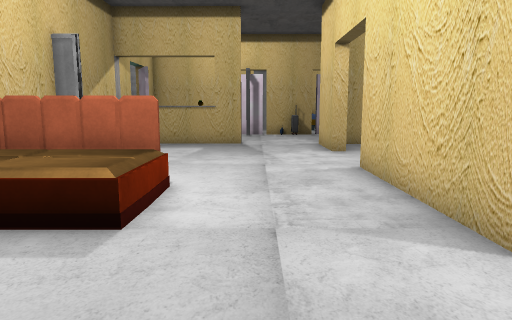
view 1 (above)

17 first-person views from a walk through a Unity game level. The camera is 1.4 m above the floor, tilts 8° down and sees 70° across. The floor is counted in squares, 1 m on a side. Each view is taken from the middle of a square. On the plan, view 1 faces up. The plan holds only what a view shows up to about 16 squares ahead; the rest is blank. The place goes on beyond the plan. The player is left out. Door leaves are left out, so doorways stand open. Some surface patterns are stand-ins.

view 2
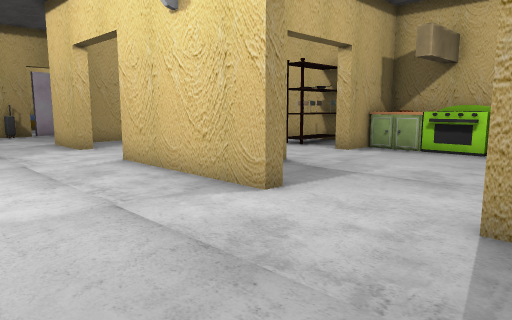

view 3
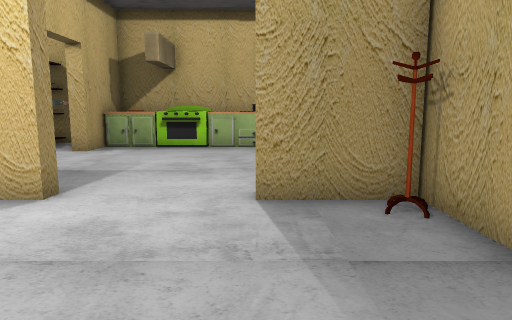

view 4
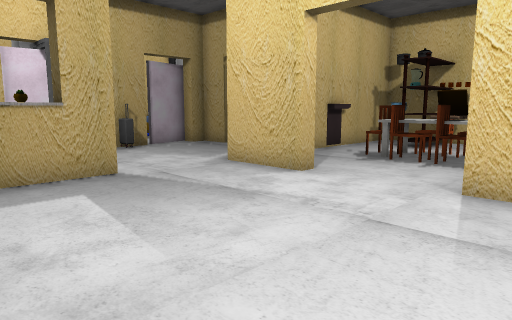

view 5
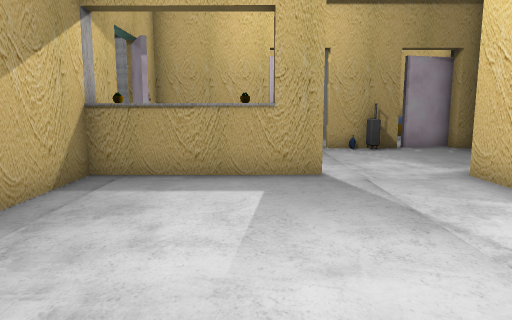

view 6
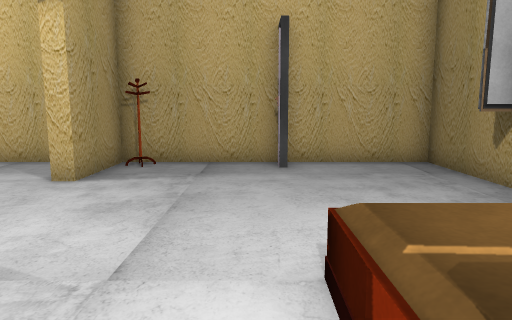

view 7
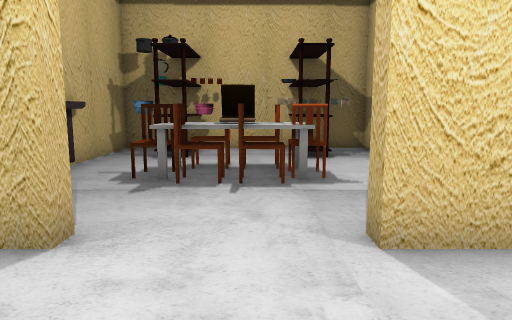

view 8
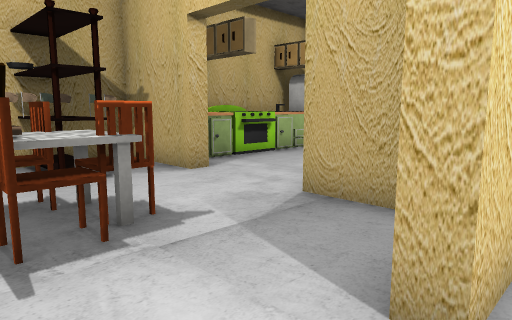

view 9
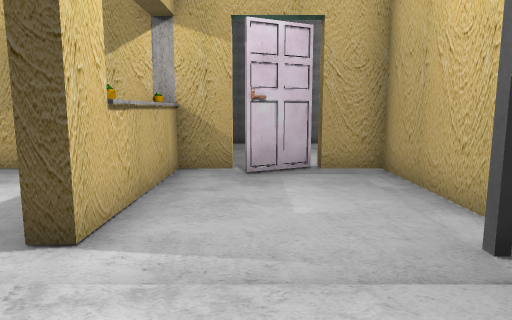

view 10
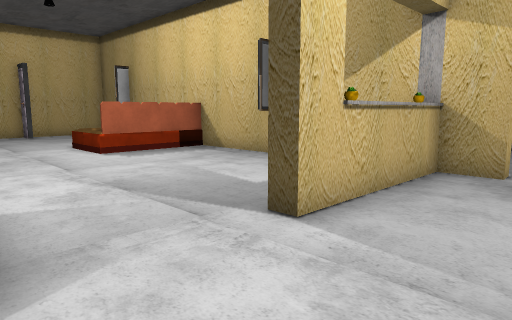

view 11
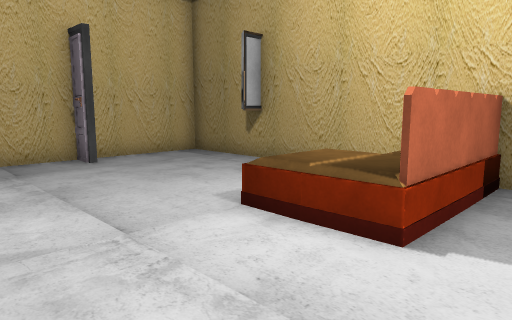

view 12
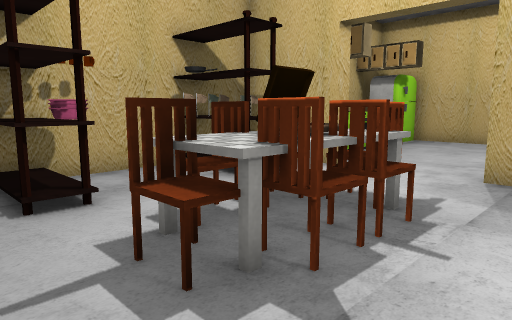

view 13
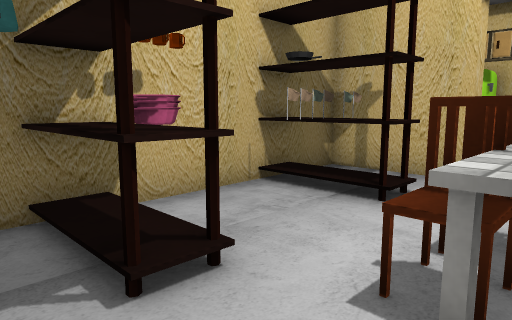

view 14
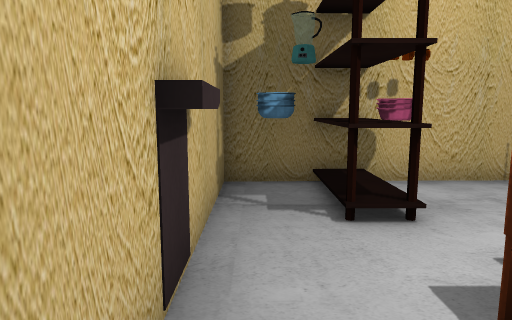

view 15
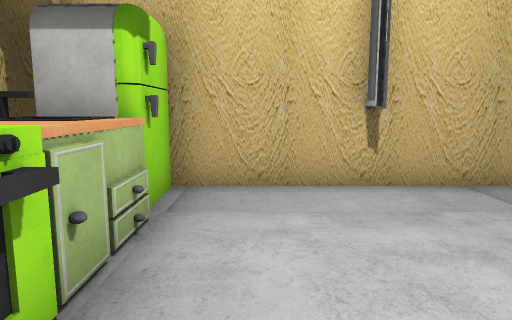

view 16
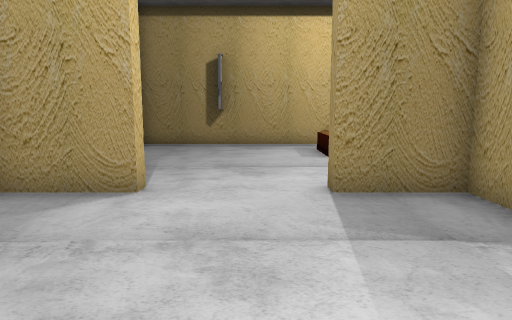

view 17
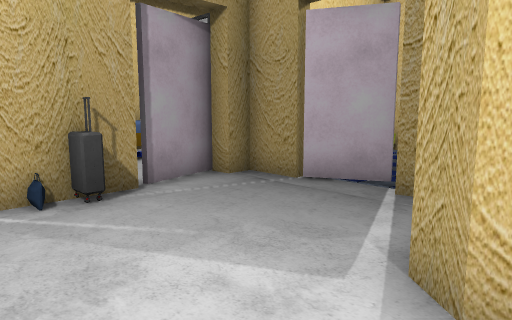

### Floor plan
Ten units are one square. View 1 is at (0, 0); x grows to the right and y downward. Boxes are objects, and circles mark ways between rooms. Rooms are numbered by the first view taken in them; rooms with no view inside come last. Other rooms are left out.
<svg viewBox="-70 -211 200 242">
<path fill="none" stroke="#000" d="M-53 -103 -48 -103M25 -120 25 -146 31 -152M-55 -101 -55 26 -17 26M-24 -146 -45 -146M-14 -152 -6 -152 -6 -146 -16 -146M25 -33 25 -88M-44 -151 -23 -152M-55 -164 -55 -109M-56 -7 -48 -7M-56 -183 -48 -168M-15 15 -16 26 25 26 25 0M-15 -200 -55 -200 -55 -186M66 -170 58 -186 58 -200 52 -200M-2 -201 -16 -203M31 -200 24 -200M51 -206 32 -202M91 -61 121 -61 120 -146 36 -146M84 -143 72 -143M30 -120 25 -120M41 -61 59 -61M70 18 70 26M122 -15 122 -56 91 -56M123 17 123 4M30 0 30 24M43 26 106 26M41 -56 30 -56 30 -33"/>
<rect x="-65" y="-65" width="50" height="30" fill="#bbb"><title>other object</title></rect>
<rect x="-55" y="-155" width="10" height="10" fill="#bbb"><title>other object</title></rect>
<rect x="-25" y="-155" width="10" height="10" fill="#bbb"><title>other object</title></rect>
<rect x="5" y="-205" width="10" height="10" fill="#bbb"><title>other object</title></rect>
<rect x="15" y="15" width="10" height="10" fill="#bbb"><title>other object</title></rect>
<rect x="15" y="-205" width="10" height="10" fill="#bbb"><title>other object</title></rect>
<rect x="55" y="-95" width="20" height="10" fill="#bbb"><title>other object</title></rect>
<rect x="55" y="-105" width="10" height="10" fill="#bbb"><title>other object</title></rect>
<rect x="55" y="-115" width="10" height="10" fill="#bbb"><title>other object</title></rect>
<rect x="55" y="-125" width="20" height="10" fill="#bbb"><title>other object</title></rect>
<rect x="65" y="-115" width="10" height="20" fill="#bbb"><title>other object</title></rect>
<rect x="75" y="-105" width="10" height="20" fill="#bbb"><title>other object</title></rect>
<rect x="75" y="-115" width="10" height="10" fill="#bbb"><title>other object</title></rect>
<rect x="75" y="-125" width="10" height="10" fill="#bbb"><title>other object</title></rect>
<rect x="85" y="-95" width="40" height="20" fill="#bbb"><title>other object</title></rect>
<rect x="85" y="-135" width="20" height="20" fill="#bbb"><title>other object</title></rect>
<rect x="105" y="-75" width="10" height="10" fill="#bbb"><title>other object</title></rect>
<rect x="105" y="-125" width="10" height="20" fill="#bbb"><title>other object</title></rect>
<rect x="105" y="-145" width="10" height="20" fill="#bbb"><title>other object</title></rect>
<rect x="115" y="-125" width="10" height="10" fill="#bbb"><title>other object</title></rect>
<rect x="95" y="-15" width="30" height="20" fill="#bbb"><title>other object</title></rect>
<rect x="95" y="-35" width="20" height="20" fill="#bbb"><title>other object</title></rect>
<rect x="95" y="-55" width="10" height="20" fill="#bbb"><title>other object</title></rect>
<rect x="105" y="15" width="10" height="10" fill="#bbb"><title>other object</title></rect>
<rect x="105" y="-55" width="10" height="20" fill="#bbb"><title>other object</title></rect>
<circle cx="27" cy="-97" r="3" fill="#2a7"/>
<circle cx="30" cy="-115" r="3" fill="#2a7"/>
<circle cx="28" cy="-20" r="3" fill="#2a7"/>
<circle cx="75" cy="-57" r="3" fill="#2a7"/>
<text x="-10" y="-90">1</text>
<text x="80" y="-100">2</text>
<text x="80" y="-10">3</text>
</svg>
Room 1 opens to room 2. Room 1 opens to room 3. Room 2 opens to room 3.

Where each view was taken, in squares from view 1:
view 1: 0 up, 0 right, facing up
view 2: 1 down, 2 left, facing up-right
view 3: 0 up, 3 left, facing right
view 4: 7 up, 4 left, facing up-right
view 5: 7 up, 2 left, facing up
view 6: 7 up, 1 left, facing down
view 7: 10 up, 1 left, facing right
view 8: 11 up, 2 right, facing down-right
view 9: 17 up, 3 right, facing left
view 10: 18 up, 3 right, facing down-left
view 11: 8 up, 2 right, facing down-left
view 12: 14 up, 4 right, facing down-right
view 13: 14 up, 7 right, facing down-right
view 14: 14 up, 5 right, facing right
view 15: 4 up, 9 right, facing down
view 16: 2 up, 9 right, facing left
view 17: 14 up, 0 right, facing up-right
